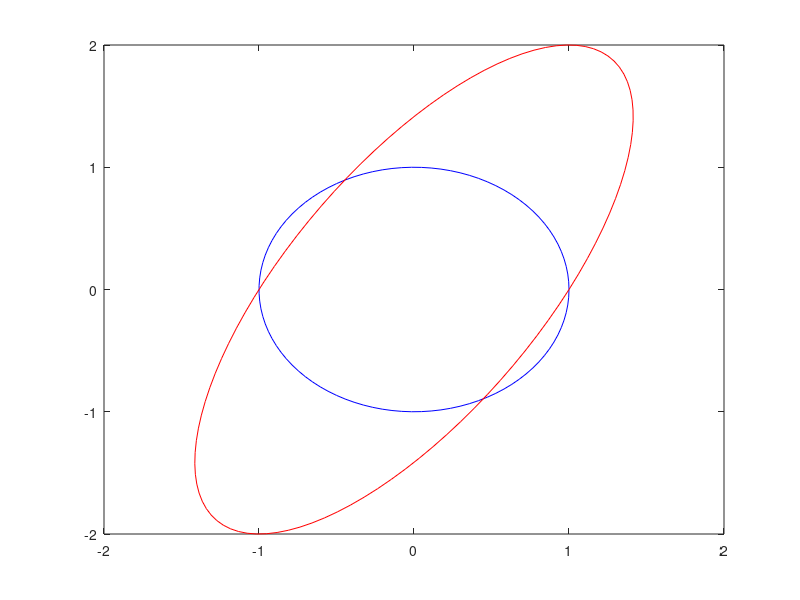

Here is the MATLAB script that generated this plot:
clc
clear all

% define the matrix A
A = [1 1; 0 2];

% uniformly distribute angles [0, 2*pi]
t = linspace(0,2*pi,100);

% generate points on the unit circle
x = cos(t);
y = sin(t);

% test by plotting
plot(x,y,'b')
hold on

% get transformed points
xy = [x;y];

nxy = A*xy;

plot(nxy(1,:),nxy(2,:),'r')
axis([-2 2 -2 2])
